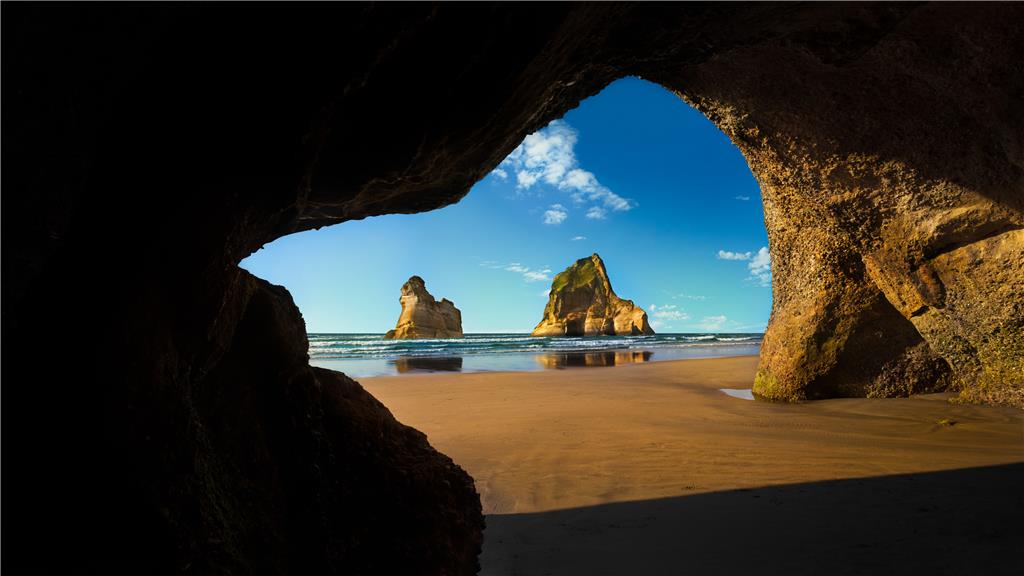
#> input picture Assig3/bild.jpg, 1024 x 576 px
$ python Aufgabe12a.py
#> lines starting #> are read from the running program, lines starting #| are printed output that depends on the picture
#> further down, image is the input picture: shape (576, 1024, 3); mean B, G, R 41.5, 47, 46.3
import cv2
import numpy as np
import random

def permute_rows(image, num_blocks):
#> called with num_blocks = 5
    height, width, channels = image.shape
#> height = 576; width = 1024; channels = 3
    block_height = height // num_blocks
#> block_height = 115

    row_indices = list(range(height))
#> row_indices = 576 values from 0 to 575
    random.shuffle(row_indices)

    encrypted_image = np.zeros_like(image)

    # Wende die Permutationen auf die Zeilen an
    for i in range(num_blocks):
        start_idx = i * block_height
        end_idx = (i + 1) * block_height
        permuted_indices = row_indices[start_idx:end_idx]

        # Kopiere die Zeilen mit Permutationen in das verschlüsselte Bild
        encrypted_image[start_idx:end_idx, :, :] = image[permuted_indices, :, :]
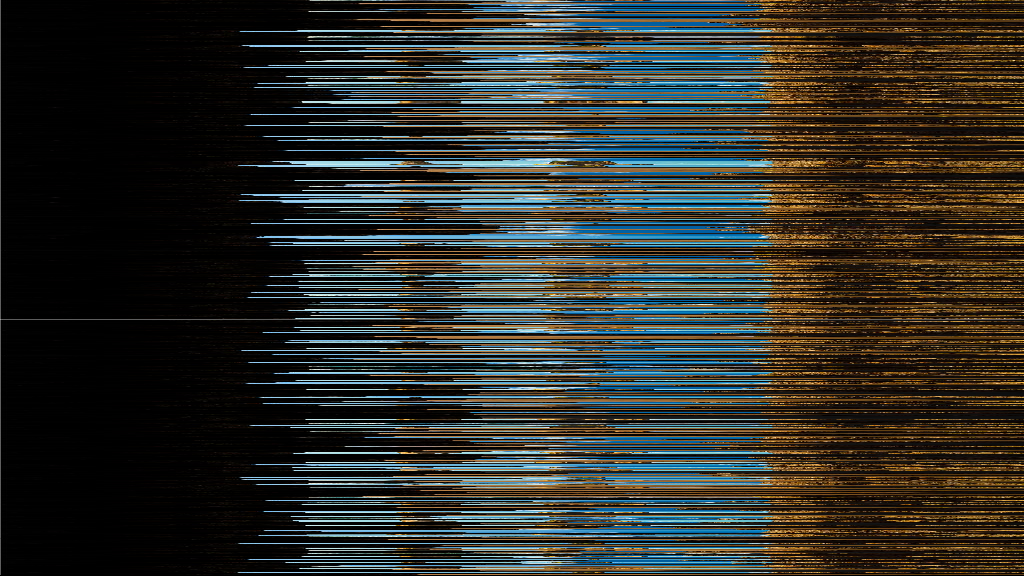
#> encrypted_image: shape (576, 1024, 3); mean B, G, R 41.5, 46.9, 46.1

    return encrypted_image


image = cv2.imread("bild.jpg")

# Definiere die Anzahl der horizontalen Bildblöcke
num_blocks = 5

encrypted_image = permute_rows(image, num_blocks)

cv2.imwrite("verschluesseltes_bild.jpg", encrypted_image)
